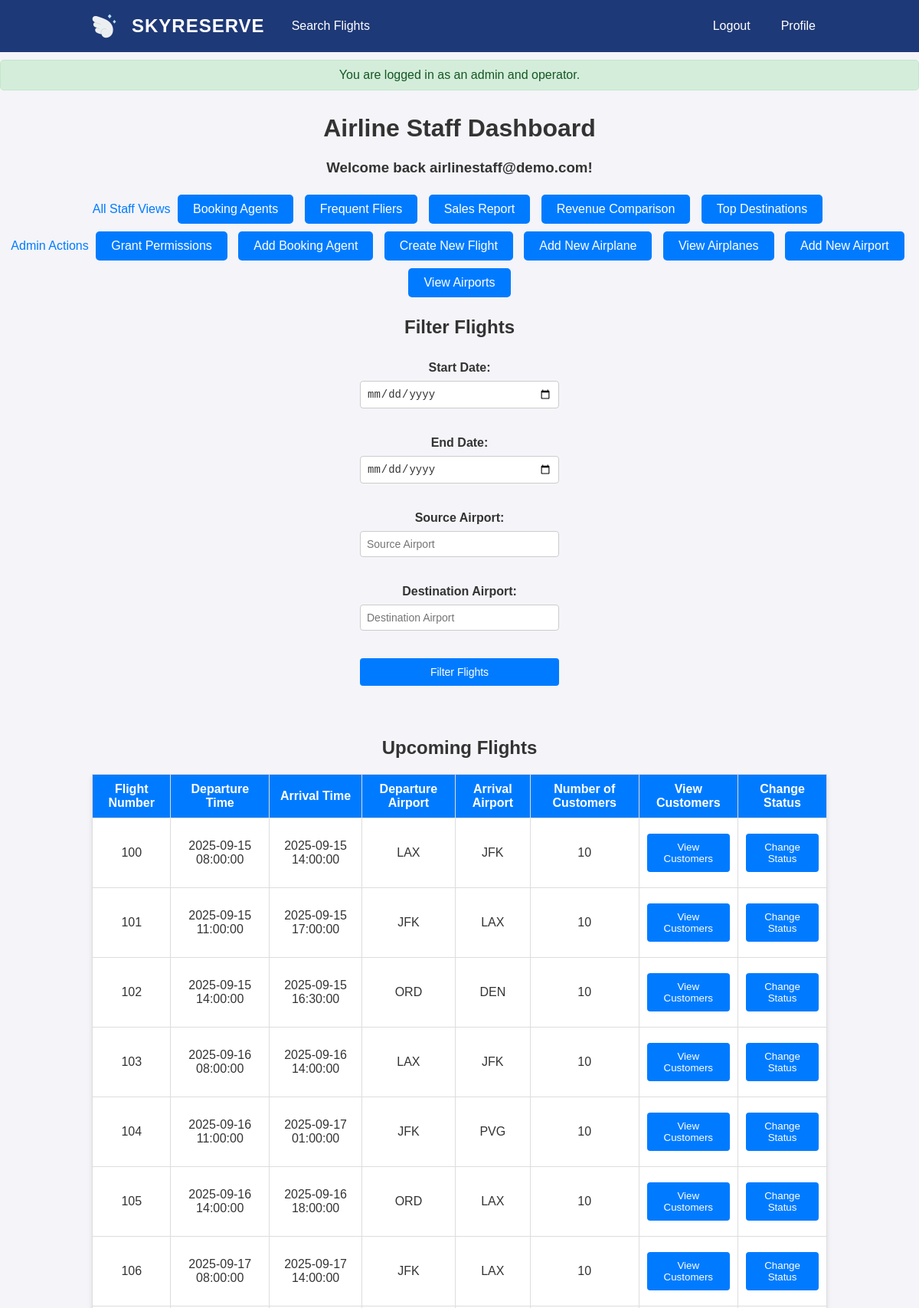
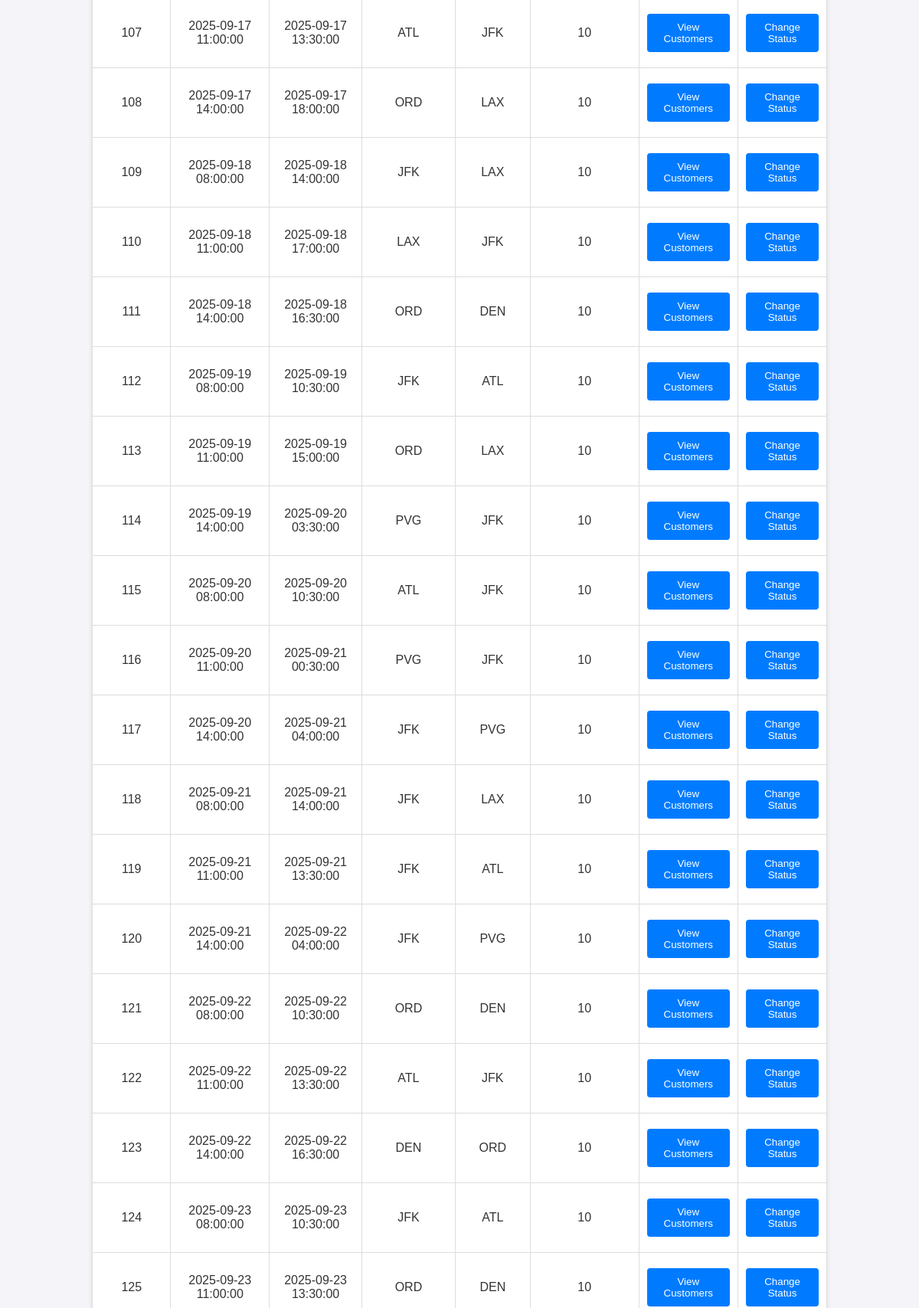
Screenshot of /airline_staff_dashboard (signed in, upper part) with the database file from the repository (2 pictures, top to bottom).
### tables this page shows
CREATE TABLE airline_staff (
  username TEXT PRIMARY KEY,
  password TEXT NOT NULL,
  first_name TEXT,
  last_name TEXT,
  date_of_birth DATE,
  airline_name TEXT NOT NULL,
  FOREIGN KEY (airline_name) REFERENCES airline(airline_name)
);

CREATE TABLE flight (
  airline_name TEXT NOT NULL,
  flight_num INTEGER NOT NULL,
  departure_airport TEXT NOT NULL,
  departure_time TEXT NOT NULL,
  arrival_airport TEXT NOT NULL,
  arrival_time TEXT NOT NULL,
  price REAL NOT NULL,
  status TEXT NOT NULL,
  airplane_id INTEGER NOT NULL,
  PRIMARY KEY (airline_name, flight_num),
  FOREIGN KEY (airline_name) REFERENCES airline(airline_name),
  FOREIGN KEY (departure_airport) REFERENCES airport(airport_name),
  FOREIGN KEY (arrival_airport) REFERENCES airport(airport_name),
  FOREIGN KEY (airline_name, airplane_id) REFERENCES airplane(airline_name, airplane_id)
);

### app.py (the view, shortened to what this page needs)
@app.route('/airline_staff_dashboard', methods=['GET', 'POST'])
@login_required
def airline_staff_dashboard():
    user_email = session['user_email']
    role = session['role']
    if role != 'airline_staff':
        flash('You do not have permission to access this page.', 'danger')
        return redirect(url_for('home'))
    if check_admin_permissions(user_email) and check_operator_permission(user_email):
        flash('You are logged in as an admin and operator.', 'success')
    elif check_admin_permissions(user_email):
        flash('You are logged in as an admin.', 'success')
    elif check_operator_permission(user_email):
        flash('You are logged in as an operator.', 'success')
    else:
        flash('You are logged in as a regular airline staff member.', 'success')
    conn = get_db_connection()
    cursor = get_cursor(conn, dictionary=True)
    try:
        q = "SELECT airline_name FROM airline_staff WHERE username = %s"
        if IS_SQLITE: q = _adapt_query_for_sqlite(q)
        cursor.execute(q, (user_email,))
        airline_name = cursor.fetchone()['airline_name']
        now_expr = sql_now_date()
        plus_30 = sql_plus_days(30)
        q = f"""
            SELECT f.flight_num, f.departure_time, f.arrival_time, f.departure_airport, f.arrival_airport,
                   f.airline_name, COUNT(p.ticket_id) AS num_customers
            FROM flight f
            LEFT JOIN ticket t ON f.flight_num = t.flight_num AND f.airline_name = t.airline_name
            LEFT JOIN purchases p ON t.ticket_id = p.ticket_id
            WHERE f.airline_name = %s AND f.departure_time BETWEEN {now_expr} AND {plus_30}
            GROUP BY f.flight_num
            ORDER BY f.departure_time
        """
        if IS_SQLITE: q = _adapt_query_for_sqlite(q)
        cursor.execute(q, (airline_name,))
        flights = cursor.fetchall()
        flight_customers = {}
        for flight in flights:
            q = """
                SELECT c.name, c.email
                FROM purchases p
                JOIN ticket t ON p.ticket_id = t.ticket_id
                JOIN customer c ON p.customer_email = c.email
                WHERE t.flight_num = %s AND t.airline_name = %s
            """
            if IS_SQLITE: q = _adapt_query_for_sqlite(q)
            cursor.execute(q, (flight['flight_num'], airline_name))
            customers = cursor.fetchall()
            flight_customers[flight['flight_num']] = customers
    except Exception as e:
        flash(f'Error retrieving flight data: {e}', 'danger')
        return redirect(url_for('home'))
    finally:
        cursor.close()
        conn.close()
    return render_template('airline_staff_dashboard.html',
                           flights=flights, flight_customers=flight_customers,
                           check_admin_permissions=check_admin_permissions,
                           check_operator_permission=check_operator_permission)

### app.py (called while the page is built, shortened)
def get_db_connection():
    if IS_SQLITE:
        conn = sqlite3.connect(DB_INFO["path"])
        conn.row_factory = sqlite3.Row
        return conn

def get_cursor(conn, dictionary=False):
    if IS_SQLITE:
        return conn.cursor()
    return conn.cursor(dictionary=dictionary)

def _adapt_query_for_sqlite(q: str) -> str:
    q = q.replace("`", "")
    return q.replace("%s", "?")

def sql_now_date():
    return "CURDATE()" if IS_MYSQL else "date('now')"

def sql_plus_days(days: int):
    return f"CURDATE() + INTERVAL {days} DAY" if IS_MYSQL else f"date('now','+{days} days')"

def login_required(f):
    @wraps(f)
    def decorated_function(*args, **kwargs):
        if 'user_email' not in session:
            flash('You must be logged in to view this page.', 'danger')
            return redirect(url_for('login'))
        return f(*args, **kwargs)
    return decorated_function

def check_admin_permissions(user_email):
    conn = get_db_connection()
    cursor = get_cursor(conn, dictionary=True)
    q = "SELECT 1 FROM permission WHERE username = %s AND permission_type = 'Admin'"
    if IS_SQLITE: q = _adapt_query_for_sqlite(q)
    cursor.execute(q, (user_email,))
    result = cursor.fetchone()
    cursor.close(); conn.close()
    return result is not None

def check_operator_permission(user_email):
    conn = get_db_connection()
    cursor = get_cursor(conn, dictionary=True)
    q = "SELECT 1 FROM permission WHERE username = %s AND permission_type = 'Operator'"
    if IS_SQLITE: q = _adapt_query_for_sqlite(q)
    cursor.execute(q, (user_email,))
    result = cursor.fetchone()
    cursor.close(); conn.close()
    return result is not None

### templates/airline_staff_dashboard.html (shortened to what this page needs)
{% extends "base.html" %}
{% block content %}
    <div>
        <div class="staff-buttons">
            <h1>Airline Staff Dashboard</h1>
            <h3>Welcome back {{ session['user_email'] }}!</h3>
            {% if session['role'] == 'airline_staff' %}
                <a>All Staff Views</a>
                <a href="{{ url_for('view_booking_agents') }}">
                    <button class="btn">Booking Agents</button>
                </a>
                <a href="{{ url_for('view_frequent_customers') }}">
                    <button class="btn">Frequent Fliers</button>
                </a>
                <a href="{{ url_for('view_reports') }}">
                    <button class="btn">Sales Report</button>
                </a>
                <a href="{{ url_for('view_revenue_comparison') }}">
                    <button class="btn">Revenue Comparison</button>
                </a>
                <a href="{{ url_for('view_top_destinations') }}">
                    <button class="btn">Top Destinations</button>
                </a>
            {% endif %}
            <br>
            {% if session['role'] == 'airline_staff' and check_admin_permissions(session['user_email']) %}
                <a>Admin Actions</a>
                <a href="{{ url_for('grant_permissions') }}">
                    <button class="btn">Grant Permissions</button>
                </a>
                <a href="{{ url_for('add_booking_agent') }}">
                    <button class="btn">Add Booking Agent</button>
                </a>
                <a href="{{ url_for('create_flight') }}">
                    <button class="btn">Create New Flight</button>
                </a>
                <a href="{{ url_for('add_airplane') }}">
                    <button class="btn">Add New Airplane</button>
                </a>
                <a href="{{ url_for('airplane_list') }}">
                    <button class="btn">View Airplanes</button>
                </a>
                <a href="{{ url_for('add_airport') }}">
                    <button class="btn">Add New Airport</button>
                </a>
                <a href="{{ url_for('airport_list') }}">
                    <button class="btn">View Airports</button>
                </a>
            {% endif %}
        </div>
        <h2>Filter Flights</h2>
        <form method="POST" action="{{ url_for('airline_staff_dashboard') }}">
            <label for="start_date">Start Date:</label>
            <input type="date" name="start_date" value="{{ start_date }}" required><br>
            <label for="end_date">End Date:</label>
            <input type="date" name="end_date" value="{{ end_date }}" required><br>
            <label for="source_airport">Source Airport:</label>
            <input type="text" name="source_airport" placeholder="Source Airport" value="{{ source_airport }}" required><br>
            <label for="destination_airport">Destination Airport:</label>
            <input type="text" name="destination_airport" placeholder="Destination Airport" value="{{ destination_airport }}" required><br>
            <button type="submit">Filter Flights</button>
        </form>
        <br>
        <h2>Upcoming Flights</h2>
        {% if flights %}
            <table>
                <thead>
                    <tr>
                        <th>Flight Number</th>
                        <th>Departure Time</th>
                        <th>Arrival Time</th>
                        <th>Departure Airport</th>
                        <th>Arrival Airport</th>
                        <th>Number of Customers</th>
                        <th>View Customers</th>
                        {% if session['role'] == 'airline_staff' and check_operator_permission(session['user_email']) %}
                            <th>Change Status</th>
                        {% endif %}
                    </tr>
                </thead>
                <tbody>
                    {% for flight in flights %}
                        <tr>
                            <td>{{ flight.flight_num }}</td>
                            <td>{{ flight.departure_time }}</td>
                            <td>{{ flight.arrival_time }}</td>
                            <td>{{ flight.departure_airport }}</td>
                            <td>{{ flight.arrival_airport }}</td>
                            <td>{{ flight.num_customers }}</td>
                            <td>
                                <button onclick="toggleCustomers('{{ flight.flight_num }}')">View Customers</button>
                            </td>
                            {% if session['role'] == 'airline_staff' and check_operator_permission(session['user_email']) %}
                                <td>
                                    <a href="{{ url_for('change_flight_status', airline_name=flight['airline_name'], flight_num=flight['flight_num']) }}">
                                        <button class="btn">Change Status</button>
                                    </a>
                                </td>
                            {% endif %}
                        </tr>
                    {% endfor %}
                </tbody>
            </table>
        {% else %}
            <p>No upcoming flights found.</p>
        {% endif %}
    </div>
{% endblock %}

### static/css/styles.css (style rules this page uses)
:root { --blue: #1e3977; --blue-cta: #007bff; --blue-cta-hover: #0056b3; --bg: #f4f4f9; --text: #333; --white: #fff; --border: #ddd; }
html, body { height: 100%; }
body { margin: 0; min-height: 100vh; display: flex; flex-direction: column; font-family: Arial, sans-serif; text-align: center; background-color: var(--bg); color: var(--text); }
h1, h2 { color: var(--text); }
table { margin: 20px auto; border-collapse: collapse; width: 80%; background-color: var(--white); box-shadow: 0 4px 6px rgba(0, 0, 0, 0.1); }
table th, table td { padding: 10px; border: 1px solid var(--border); text-align: center; vertical-align: middle; }
table th { background-color: var(--blue-cta); color: var(--white); }
a { color: var(--blue-cta); text-decoration: none; }
form { width: 20%; max-width: 480px; min-width: 260px; margin: 20px auto; display: flex; flex-direction: column; }
form label { display: block; margin-top: 10px; font-weight: bold; }
form input, form select, form button { width: 100%; box-sizing: border-box; margin: 8px 0; padding: 8px; font-size: 14px; }
form input, form select { border: 1px solid #ccc; border-radius: 4px; background: var(--white); color: var(--text); }
button, form button { background-color: var(--blue-cta); color: var(--white); border: none; border-radius: 4px; cursor: pointer; padding: 10px 15px; margin: 10px auto; }
.staff-buttons { margin-top: 10px; text-align: center; }
.staff-buttons .btn { margin: 5px; padding: 10px 20px; font-size: 16px; color: var(--white); border: none; border-radius: 5px; cursor: pointer; }

### rows the page displays
airline_staff: user_email "airlinestaff@demo.com"
flight: flight_num "100", departure_time "2025-09-15 08:00:00", arrival_time "2025-09-15 14:00:00", departure_airport "LAX", arrival_airport "JFK", num_customers "10"
flight: flight_num "101", departure_time "2025-09-15 11:00:00", arrival_time "2025-09-15 17:00:00", departure_airport "JFK", arrival_airport "LAX", num_customers "10"
flight: flight_num "102", departure_time "2025-09-15 14:00:00", arrival_time "2025-09-15 16:30:00", departure_airport "ORD", arrival_airport "DEN", num_customers "10"
flight: flight_num "103", departure_time "2025-09-16 08:00:00", arrival_time "2025-09-16 14:00:00", departure_airport "LAX", arrival_airport "JFK", num_customers "10"
flight: flight_num "104", departure_time "2025-09-16 11:00:00", arrival_time "2025-09-17 01:00:00", departure_airport "JFK", arrival_airport "PVG", num_customers "10"
flight: flight_num "105", departure_time "2025-09-16 14:00:00", arrival_time "2025-09-16 18:00:00", departure_airport "ORD", arrival_airport "LAX", num_customers "10"
flight: flight_num "106", departure_time "2025-09-17 08:00:00", arrival_time "2025-09-17 14:00:00", departure_airport "JFK", arrival_airport "LAX", num_customers "10"
flight: flight_num "107", departure_time "2025-09-17 11:00:00", arrival_time "2025-09-17 13:30:00", departure_airport "ATL", arrival_airport "JFK", num_customers "10"
flight: flight_num "108", departure_time "2025-09-17 14:00:00", arrival_time "2025-09-17 18:00:00", departure_airport "ORD", arrival_airport "LAX", num_customers "10"
flight: flight_num "109", departure_time "2025-09-18 08:00:00", arrival_time "2025-09-18 14:00:00", departure_airport "JFK", arrival_airport "LAX", num_customers "10"
flight: flight_num "110", departure_time "2025-09-18 11:00:00", arrival_time "2025-09-18 17:00:00", departure_airport "LAX", arrival_airport "JFK", num_customers "10"
flight: flight_num "111", departure_time "2025-09-18 14:00:00", arrival_time "2025-09-18 16:30:00", departure_airport "ORD", arrival_airport "DEN", num_customers "10"
flight: flight_num "112", departure_time "2025-09-19 08:00:00", arrival_time "2025-09-19 10:30:00", departure_airport "JFK", arrival_airport "ATL", num_customers "10"
flight: flight_num "113", departure_time "2025-09-19 11:00:00", arrival_time "2025-09-19 15:00:00", departure_airport "ORD", arrival_airport "LAX", num_customers "10"
flight: flight_num "114", departure_time "2025-09-19 14:00:00", arrival_time "2025-09-20 03:30:00", departure_airport "PVG", arrival_airport "JFK", num_customers "10"
flight: flight_num "115", departure_time "2025-09-20 08:00:00", arrival_time "2025-09-20 10:30:00", departure_airport "ATL", arrival_airport "JFK", num_customers "10"
flight: flight_num "116", departure_time "2025-09-20 11:00:00", arrival_time "2025-09-21 00:30:00", departure_airport "PVG", arrival_airport "JFK", num_customers "10"
flight: flight_num "117", departure_time "2025-09-20 14:00:00", arrival_time "2025-09-21 04:00:00", departure_airport "JFK", arrival_airport "PVG", num_customers "10"
flight: flight_num "118", departure_time "2025-09-21 08:00:00", arrival_time "2025-09-21 14:00:00", departure_airport "JFK", arrival_airport "LAX", num_customers "10"
flight: flight_num "119", departure_time "2025-09-21 11:00:00", arrival_time "2025-09-21 13:30:00", departure_airport "JFK", arrival_airport "ATL", num_customers "10"
flight: flight_num "120", departure_time "2025-09-21 14:00:00", arrival_time "2025-09-22 04:00:00", departure_airport "JFK", arrival_airport "PVG", num_customers "10"
flight: flight_num "121", departure_time "2025-09-22 08:00:00", arrival_time "2025-09-22 10:30:00", departure_airport "ORD", arrival_airport "DEN", num_customers "10"
flight: flight_num "122", departure_time "2025-09-22 11:00:00", arrival_time "2025-09-22 13:30:00", departure_airport "ATL", arrival_airport "JFK", num_customers "10"
flight: flight_num "123", departure_time "2025-09-22 14:00:00", arrival_time "2025-09-22 16:30:00", departure_airport "DEN", arrival_airport "ORD", num_customers "10"
flight: flight_num "124", departure_time "2025-09-23 08:00:00", arrival_time "2025-09-23 10:30:00", departure_airport "JFK", arrival_airport "ATL", num_customers "10"
flight: flight_num "125", departure_time "2025-09-23 11:00:00", arrival_time "2025-09-23 13:30:00", departure_airport "ORD", arrival_airport "DEN", num_customers "10"

### other values shown
{{ message }} "You are logged in as an admin and operator."
